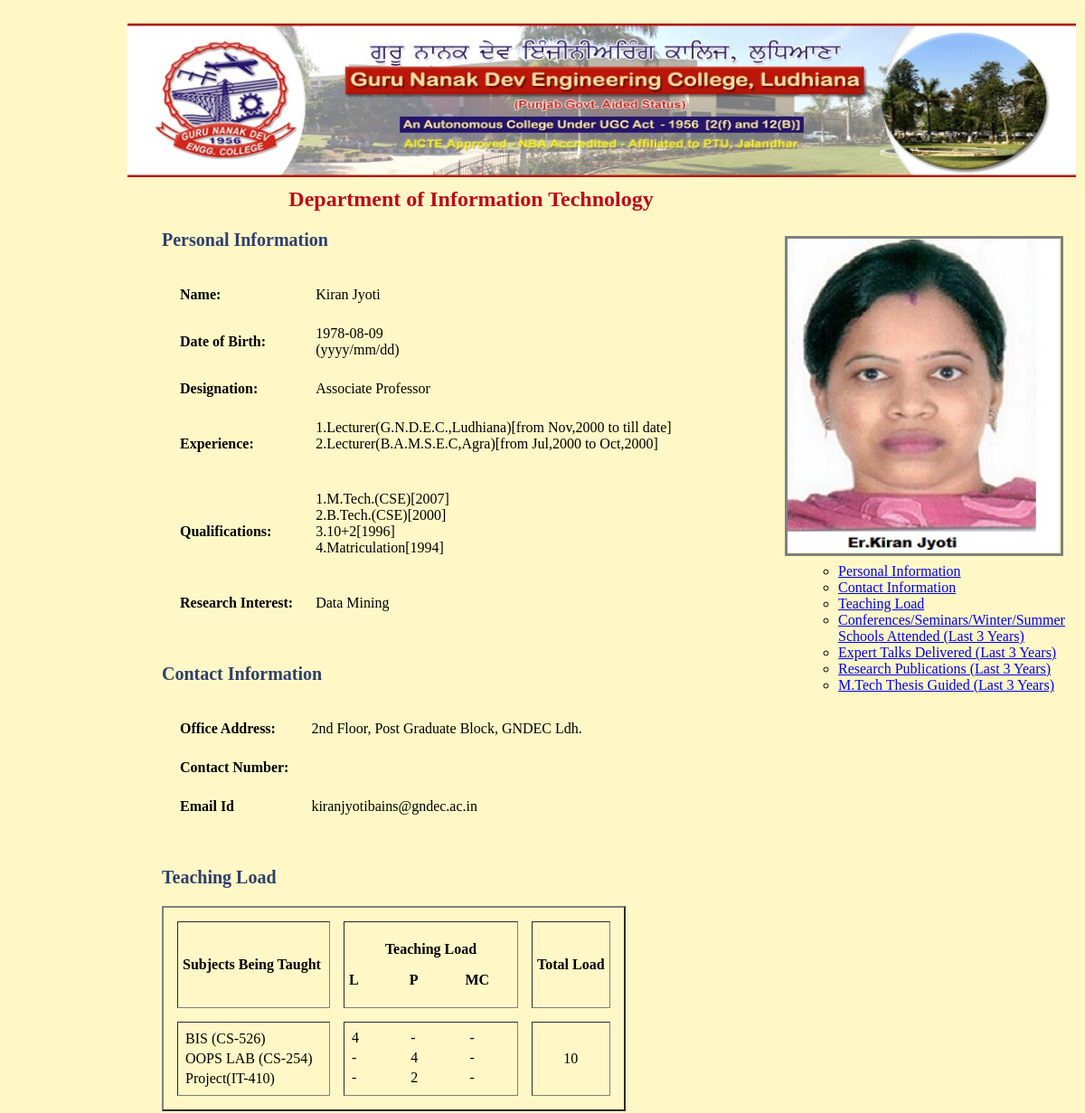
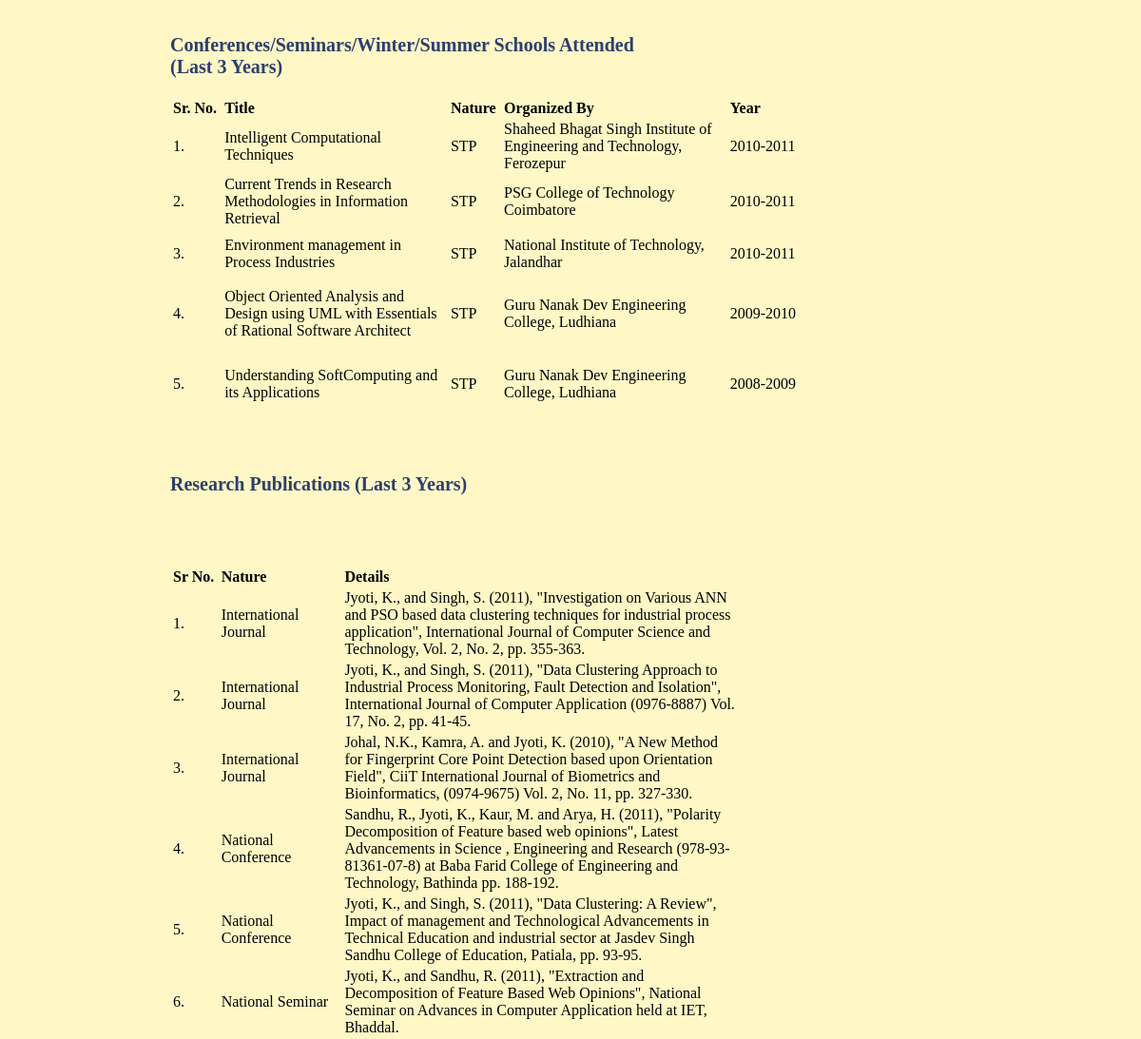
Screenshot of /KiranJyoti1.php with the database file from the repository (2 pictures, top to bottom).
### tables this page shows
CREATE TABLE `profile` (
  `id` int(4) NOT NULL auto_increment,
  `username` varchar(80) NOT NULL,
  `password` varchar(10) NOT NULL,
  `name` varchar(50) NOT NULL,
  `dob` date NOT NULL,
  `designation` varchar(50) NOT NULL,
  `experience` varchar(500) NOT NULL,
  `qualification` varchar(500) NOT NULL,
  `research_interest` varchar(500) NOT NULL,
  `office_address` varchar(500) NOT NULL,
  `contact_no` varchar(50) NOT NULL,
  `e_id` varchar(50) NOT NULL,
  `conference` varchar(9999) NOT NULL,
  `expert_talk` varchar(9999) NOT NULL,
  `publication` varchar(9999) NOT NULL,
  `thesis_guided` varchar(9999) NOT NULL,
  PRIMARY KEY  (`id`),
  UNIQUE KEY `username` (`username`),
  UNIQUE KEY `username_2` (`username`),
  KEY `id` (`id`)
);

### KiranJyoti1.php (the view, shortened to what this page needs)
<!DOCTYPE html PUBLIC "-//W3C//DTD XHTML 1.0 Transitional//EN" "http://www.w3.org/TR/xhtml1/DTD/xhtml1-transitional.dtd">
<html xmlns="http://www.w3.org/1999/xhtml">
<head>
<link href="style.css" rel="stylesheet" type="text/css" />
</head>
<body bgcolor="fff8c6">
<div id="area">
  <div id="college" style="width:100%;margin-left:-20px;">
  <a href="index.php"><img src="images/gne.jpg" width="100%" height="170" /></a></div>
  <div id="photo"><img src="images/8.jpg" width="300" height="347" /></div>
  <div class="style1" id="info">
    <div align="center" class="style8">Department of Information Technology</div>
    <p align="left" class="style2"><a name="PI">Personal Information</a></p>
    <table cellspacing="15" cellpadding="5">
      <tbody>
        <tr>
          <td><span class="style5"><strong>Name:</strong></span></td>
          <td><span class="style5">
            <?php
$mysqli=new mysqli("localhost","root","","faculty");
$sql="SELECT * FROM profile where id='3'";
if($result=$mysqli->query($sql))
{
if($result-> num_rows>0)
{
while($row=$result->fetch_array())
{
echo $row[3]. "<br>";
}
}
else
{
echo"no records matching";
}
}
else
{
echo"ERROR:could not execute $sql.".$mysqli->error;
}
?>
          </span></td>
        </tr>
        <tr>
          <td><span class="style5"><strong>Date of Birth:</strong></span></td>
          <td><span class="style5">
            <?php
$mysqli=new mysqli("localhost","root","","faculty");
$sql="SELECT * FROM profile where id='3'";
if($result=$mysqli->query($sql))
{
if($result-> num_rows>0)
{
while($row=$result->fetch_array())
{
echo $row[4]. "<br>";
}
}
else
{
echo"no records matching";
}
}
else
{
echo"ERROR:could not execute $sql.".$mysqli->error;
}
?>
(yyyy/mm/dd)          </span></td>
        </tr>
        <tr>
          <td><span class="style5"><strong>Designation:</strong></span></td>
          <td><span class="style5">
            <?php
$mysqli=new mysqli("localhost","root","","faculty");
$sql="SELECT * FROM profile where id='3'";
if($result=$mysqli->query($sql))
{
if($result-> num_rows>0)
{
while($row=$result->fetch_array())
{
echo $row[5]. "<br>";
}
}
else
{
echo"no records matching";
}
}
else
{
echo"ERROR:could not execute $sql.".$mysqli->error;
}
?>
          </span></td>
        </tr>
        <tr>
          <td><span class="style5"><strong>Experience:</strong></span></td>
          <td><span class="style5">
            <?php
$mysqli=new mysqli("localhost","root","","faculty");
$sql="SELECT * FROM profile where id='3'";
if($result=$mysqli->query($sql))
{
if($result-> num_rows>0)
{
while($row=$result->fetch_array())
{
echo $row[6]. "<br>";
}
}
else
{
echo"no records matching";
}
}
else
{
echo"ERROR:could not execute $sql.".$mysqli->error;
}
?>
            <br />
          </span></td>
        </tr>
        <tr>
          <td><span class="style5"><strong>Qualifications:</strong></span></td>
          <td><span class="style5">
            <?php
$mysqli=new mysqli("localhost","root","","faculty");
$sql="SELECT * FROM profile where id='3'";
if($result=$mysqli->query($sql))
{
if($result-> num_rows>0)
{
while($row=$result->fetch_array())
{
echo $row[7]. "<br>";
}
}
else
{
echo"no records matching";
}
}
else
{
echo"ERROR:could not execute $sql.".$mysqli->error;
}
?>
            <br />
          </span></td>
        </tr>
        <tr>
          <td><span class="style5"><strong>Research Interest:</strong></span></td>
          <td><span class="style5">
            <?php
$mysqli=new mysqli("localhost","root","","faculty");
$sql="SELECT * FROM profile where id='3'";
if($result=$mysqli->query($sql))
{
if($result-> num_rows>0)
{
while($row=$result->fetch_array())
{
echo $row[8]. "<br>";
}
}
else
{
echo"no records matching";
}
}
else
{
echo"ERROR:could not execute $sql.".$mysqli->error;
}
?>
          </span></td>
        </tr>
      </tbody>
    </table><br />
    <p align="left" class="style2"><a name="CI">Contact Information</a></p>
    <table cellspacing="15" cellpadding="5">
      <tbody>
        <tr>
          <td><span class="style10">Office Address:</span></td>
          <td><span class="style5">
            <?php
$mysqli=new mysqli("localhost","root","","faculty");
$sql="SELECT * FROM profile where id='3'";
if($result=$mysqli->query($sql))
{
if($result-> num_rows>0)
{
while($row=$result->fetch_array())
{
echo $row[9]. "<br>";
}
}
else
{
echo"no records matching";
}
}
else
{
echo"ERROR:could not execute $sql.".$mysqli->error;
}
?>
          </span></td>
        </tr>
        <tr>
          <td><span class="style5"><strong>Contact Number:</strong></span></td>
          <td></td>
        </tr>
        <tr>
          <td><span class="style5"><strong>Email Id</strong></span></td>
          <td><span class="style5">
            <?php
$mysqli=new mysqli("localhost","root","","faculty");
$sql="SELECT * FROM profile where id='3'";
if($result=$mysqli->query($sql))
{
if($result-> num_rows>0)
{
while($row=$result->fetch_array())
{
echo $row[11]. "<br>";
}
}
else
{
echo"no records matching";
}
}
else
{
echo"ERROR:could not execute $sql.".$mysqli->error;
}
?>
          </span></td>
        </tr>
      </tbody>
    </table><br />
    <p align="left" class="style2"><a name="TL">Teaching Load</a></p>
    <table cellspacing="15" cellpadding="5" border="2px">
      <tbody>
        <tr bordercolor="#666666">
          <td><span class="style10">Subjects Being Taught</span></td>
          <td><p align="center" class="style10">Teaching Load</p>
              <p class="style10">L&nbsp;&nbsp;&nbsp;&nbsp;&nbsp;&nbsp;&nbsp;&nbsp;&nbsp;&nbsp;&nbsp;&nbsp;&nbsp;&nbsp;P&nbsp;&nbsp;&nbsp;&nbsp;&nbsp;&nbsp;&nbsp;&nbsp;&nbsp;&nbsp;&nbsp;&nbsp;&nbsp;MC</p></td>
          <td><span class="style10">Total Load</span></td>
        </tr>
        <tr>
          <td><table width="157">
              <tr>
                <td><span class="style5">BIS (CS-526)</span></td>
              </tr>
              <tr>
                <td><span class="style5">OOPS LAB (CS-254)</span></td>
              </tr>
              <tr>
                <td><span class="style5">Project(IT-410)</span></td>
              </tr>
          </table></td>
          <td><table width="181">
              <tr>
                <td><div align="left" class="style5">4</div></td>
                <td><div align="left" class="style5">-</div></td>
                <td><span class="style5">-</span></td>
              </tr>
              <tr>
                <td><div align="left" class="style5">-</div></td>
                <td><div align="left" class="style5">4</div></td>
                <td><span class="style5">-</span></td>
              </tr>
            <tr>
                <td><div align="left" class="style5">-</div></td>
              <td><div align="left" class="style5">2</div></td>
              <td><span class="style5">-</span></td>
            </tr>
          </table></td>
          <td><div align="center"><span class="style5">10</span> </div></td>
        </tr>
      </tbody>
    </table>
    <br />
    <p align="left" class="style2"><a name="CSWS">Conferences/Seminars/Winter/Summer Schools Attended<br />(Last 3 Years)</a></p>
       <span class="style5">
       <?php
$mysqli=new mysqli("localhost","root","","faculty");
$sql="SELECT * FROM profile where id='3'";
if($result=$mysqli->query($sql))
{
if($result-> num_rows>0)
{
while($row=$result->fetch_array())
{
echo $row[12]. "<br>";
}
}
else
{
echo"no records matching";
}
}
else
{
echo"ERROR:could not execute $sql.".$mysqli->error;
}
?>
       </span><br />
    <p align="left" class="style2"><a name="RP">Research Publications (Last 3 Years)</a></p>
 <span class="style5">
    <?php
$mysqli=new mysqli("localhost","root","","faculty");
$sql="SELECT * FROM profile where id='3'";
if($result=$mysqli->query($sql))
{
if($result-> num_rows>0)
{
while($row=$result->fetch_array())
{
echo $row[14]. "<br>";
}
}
else
{
echo"no records matching";
}
}
else
{
echo"ERROR:could not execute $sql.".$mysqli->error;
}
?>
</span><br />
    <br />
  </div>
  <div id="inline1">
  <ul type="circle">
  	<li><a href="#PI">Personal Information</a><br /></li>
  	<li><a href="#CI">Contact Information</a><br /></li>
  	<li><a href="#TL">Teaching Load</a><br /></li>
  	<li><a href="#CSWS">Conferences/Seminars/Winter/Summer Schools Attended (Last 3 Years)</a><br /></li>
  	<li><a href="#ET">Expert Talks Delivered (Last 3 Years)</a><br /></li>
 	<li><a href="#RP">Research Publications (Last 3 Years)</a><br /></li>
	<li><a href="#TG">M.Tech Thesis Guided (Last 3 Years)</a><br /></li>
   </ul>
  </div>
</div>
</body>
</html>

### style.css (style rules this page uses)
#college { height:148px; width:900px; position:absolute; top:6px; left: 0px; }
#photo { width:302px; height:348px; position:absolute; left: 707px; top: 241px; border:3px solid gray; }

### KiranJyoti1.php (style rules this page uses)
#info { width:684px; height:1637px; position:absolute; left: 18px; top: 187px; }
#inline1 { width:303px; height:300px; position:absolute; left: 708px; top: 400px; }
.style1 { font-size: 16px }
.style2 { font-size: 20px; color: #2E3F6D; font-weight: bold; }
.style5 { font-size: 16px; }
.style8 { color: #BB0919; font-weight: bold; font-size: 24px; }
.style10 { font-size: 16px; font-weight: bold; }

### rows the page displays
profile: name "Kiran Jyoti", dob "1978-08-09", designation "Associate Professor", experience "1.Lecturer(G.N.D.E.C.,Ludhiana)[from Nov,2000 to till date] 2.Lecturer(B.A.M.S.E.C,Agra)[from Jul,2000 to Oct,2000]", qualification "1.M.Tech.(CSE)[2007] 2.B.Tech.(CSE)[2000] 3.10+2[1996] 4.Matriculation[1994]", research_interest "Data Mining", office_address "2nd Floor, Post Graduate Block, GNDEC Ldh.", e "kiranjyotibains@gndec.ac.in", conference "Sr. No. Title Nature Organized By Year 1. Intelligent Computational Techniques STP Shaheed Bhagat Singh Institute of Engineering and Technology, Ferozepur 2010-2011 2. Current Trends in Research Methodologies in Information Retrieval STP PSG College of Technology Coimbatore 2010-2011 3. Environment management in Process Industries STP National Institute of Technology, Jalandhar 2010-2011 4. Object Oriented Analysis and Design using UML with Essentials of Rational Software Architect STP Guru Nanak Dev Engineering College, Ludhiana 2009-2010 5. Understanding SoftComputing and its Applications STP Guru Nanak Dev Engineering College, Ludhiana 2008-2009", publication "Sr No. Nature Details 1. International Journal Jyoti, K., and Singh, S. (2011), \"Investigation on Various ANN and PSO based data clustering techniques for industrial process application\", International Journal of Computer Science and Technology, Vol. 2, No. 2, pp. 355-363. 2. International Journal Jyoti, K., and Singh, S. (2011), \"Data Clustering Approach to Industrial Process Monitoring, Fault Detection and Isolation\", International Journal of Computer Application (0976-8887) Vol. 17, No. 2, pp. 41-45. 3. International Journal Johal, N.K., Kamra, A. and Jyoti, K. (2010), \"A New Method for Fingerprint Core Point Detection based upon Orientation Field\", CiiT International Journal of…"
